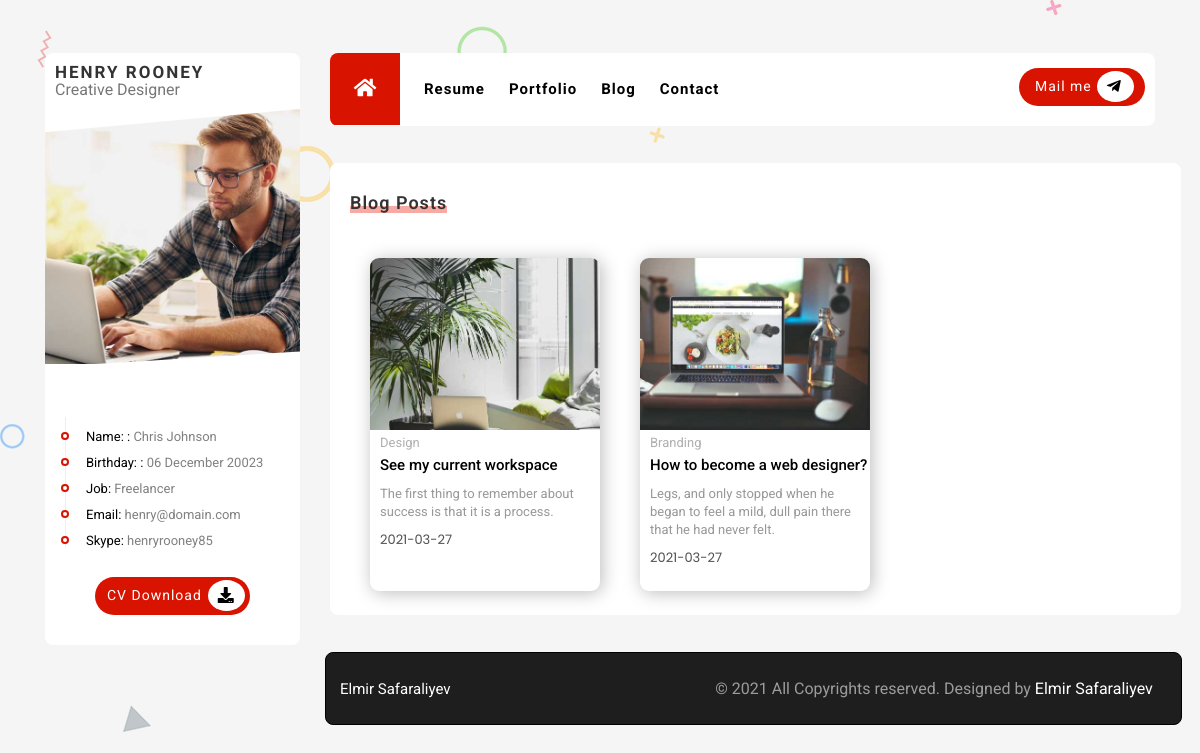
/blog, run on an earlier commit of the app's database.
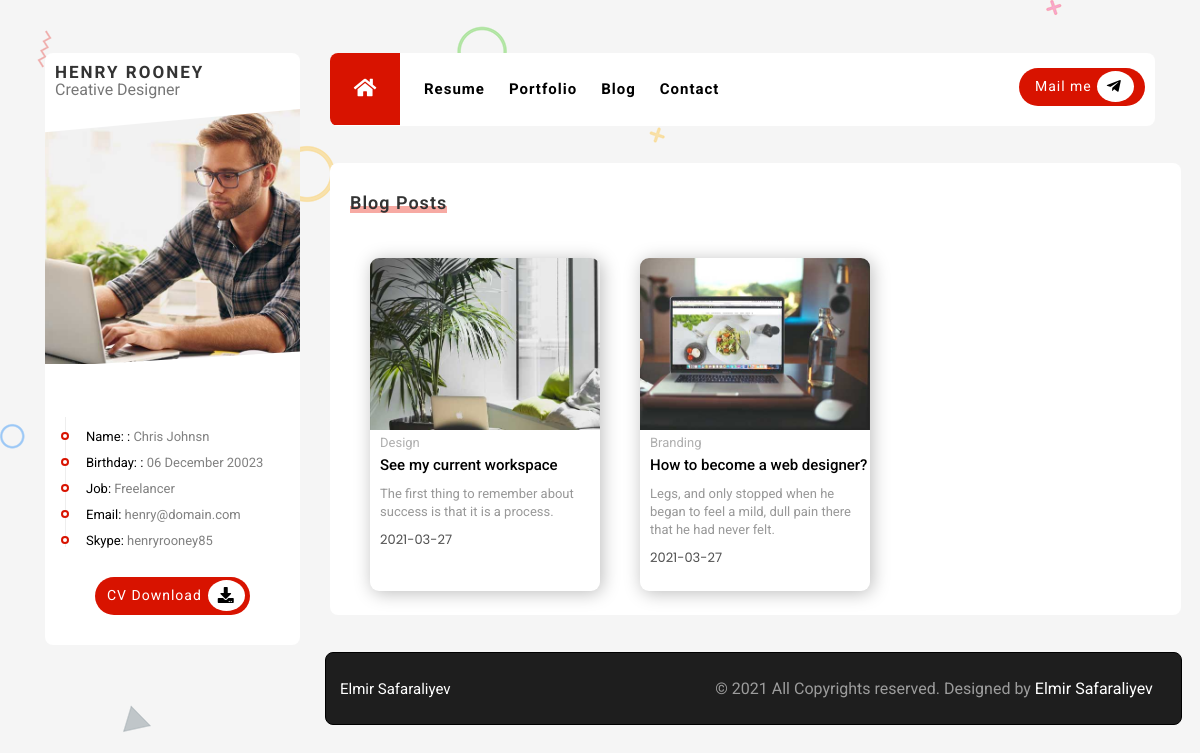
And on a later commit of the database.
### PROJECT/data.py (models this page shows)
class Profile(db.Model):
    __tablename__='Profile'
    id=db.Column(db.Integer,primary_key=True)
    infoheader=db.Column(db.String(120))
    informatio=db.Column(db.String(120))

### PROJECT/mainroutes.py (the view)
@app.route('/blog')
def resume():
    blogpost=BlogPost.query.all()
    catagory=Catagory.query.all()
    profile=Profile.query.all()
    profileimg=Profileim.query.all()
    return render_template('app/blogpage.html', blogpost=blogpost, catagory=catagory, profile=profile, profileimg=profileimg)

### PROJECT/templates/app/blogpage.html (shortened to what this page needs)
{% extends "app/base.html" %}
{% block profile %}
<div class="profile">
  <div class="profile-name">
    <span class="name">
      HENRY ROONEY
    </span>
    <span class="job">
      Creative Designer
    </span>
  </div>
  <div class="profile-image">
    <img src="../../static/uploads/profile.jpg">
  </div>
  <div class="profile-info">
    <ul class="profileinfolist">
      {% for profile in profile %}
      <li class="profileinfoitem">
        <p>
          <span>{{profile.infoheader}}:</span>
          {{profile.informatio}}
        </p>
      </li>
      {% endfor %}
    </ul>
  </div>
  <div class="cvbutton">
    <div class="cvbuttonbox">
      <a class="cvdownload" href="">CV Download</a>
      <div class="downloadiconbox">
        <i class="fas fa-download dwiconbox"></i>
      </div>
    </div>
  </div>
</div>
{% endblock %}
{% block pages %}
<section class="blog" id="menu4" >
    <div class="divblog">
      <div class="blogheader">
        <span></span>
        <h1>Blog Posts</h1>
      </div>
      <div class="blogboxes">
        {% for blogpost in blogpost %}
        <a href="/blogpost/{{blogpost.url}}">
          <div class="blogbox">
            <img src="static/uploads/{{blogpost.img}}" alt="">
            <span class="blogcatagory">{{blogpost.catagory.name}}</span>
            <h1>{{blogpost.title}}</h1>
            <p>{{blogpost.subtitle}}</p>
            <span class="blogdate">{{blogpost.date}}</span>
          </div>
        </a>
        {% endfor %}
      </div>
    </div>
  </section>
{% endblock %}

What changed in the data, as far as the page shows it:
changed Profile "Name:": informatio "Chris Johnson" → "Chris Johnsn"
